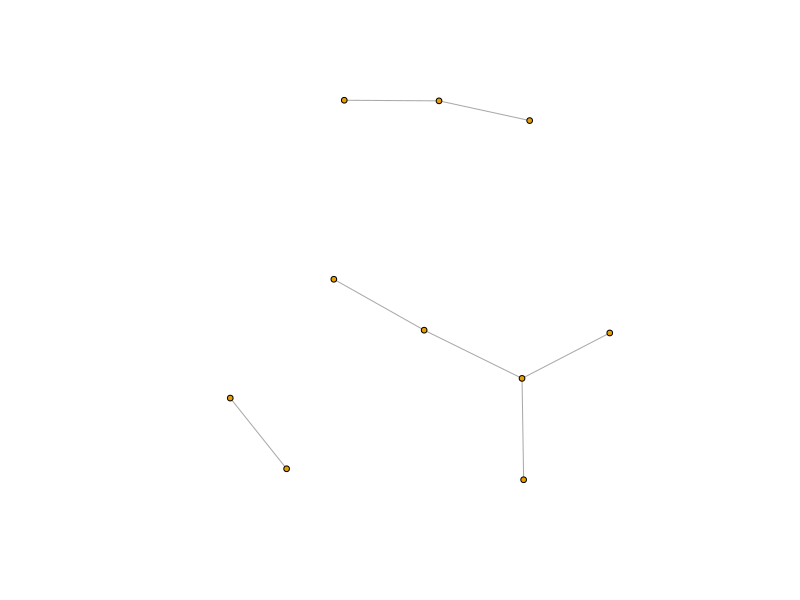
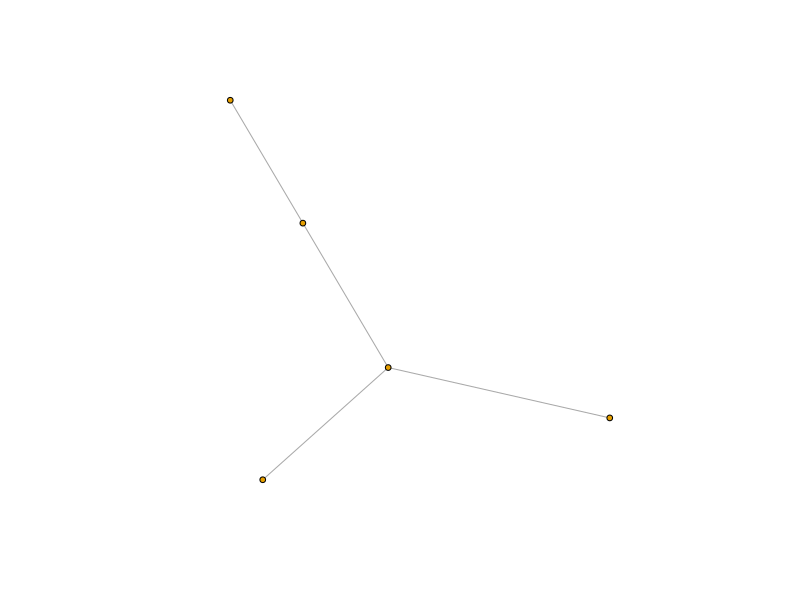

The R script that drew these images, in order: (Note: this script raises an error after producing the figures.)
## Download and install the package
install.packages("igraph")

## Load package
library(igraph)
g <- sample_gnm(10, 7)
degree_distribution(g)
mat_10 <- as_adjacency_matrix(g)
adj_mat <- as.data.frame(as.matrix(mat_10))

coords = layout.fruchterman.reingold(g)
plot(g, layouts=coords, vertex.size=3, vertex.label=NA)
cl = clusters(g)
cl$no
table(cl$csize)
q <- decompose.graph(g)[[which(cl$csize==max(cl$csize))]]
mat_giant <- as_adjacency_matrix(q)
adj_mat_giant <- as.data.frame(as.matrix(mat_giant))
plot(q, layouts=coords, vertex.size=3, vertex.label=NA)
#giant.component.extract(g, directed = FALSE, bipartite.proj = FALSE, num.proj = 1)

write.table(adj_mat,file="./ERGMnetworks/adj_mat1000_giant_m6000.csv", sep = ",", row.names = FALSE, col.names = FALSE)

